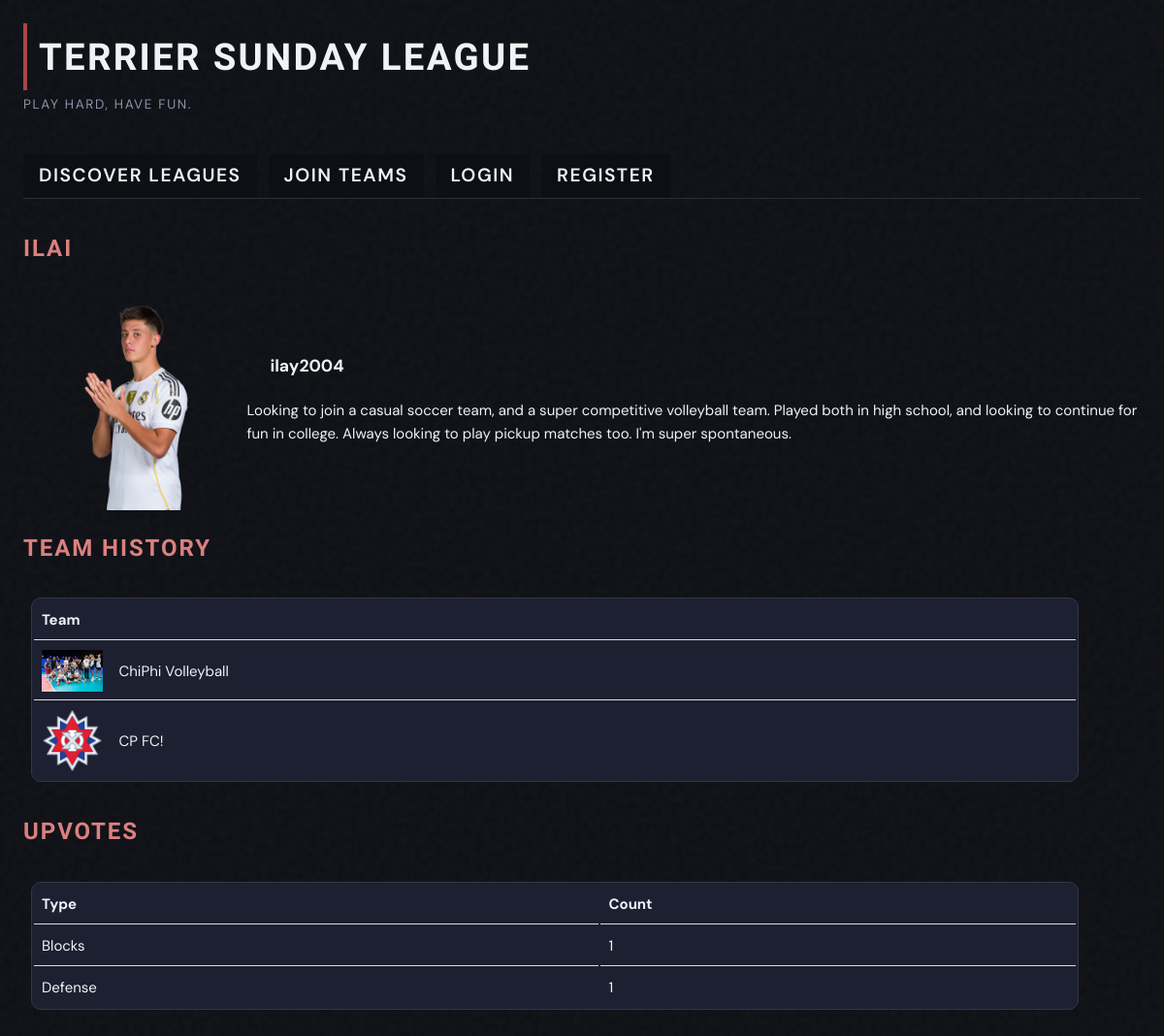
Page /sundayleague/profile/1 on the committed database.
### SundayLeague/models.py (models this page shows, shortened)
class SLProfile(models.Model):
  user = models.OneToOneField(User, on_delete=models.CASCADE)
  bio = models.TextField(blank=True)
  profile_picture = models.ImageField()
  def getImageUrl(self):
    if self.profile_picture:
      return self.profile_picture.url
    else:
      return ''
  def getTeams(self):
    return Team.objects.filter(teammember__user=self.user)
  def getUpvotes(self):
    upvotes = Upvote.objects.filter(receiving_user = self.user)
    return upvotes

class Team(models.Model):
  team_admin = models.ForeignKey(User, on_delete=models.CASCADE) # Controls team settings and can add new members
  name = models.TextField()
  leagues = models.ManyToManyField(League, related_name="teams")
  picture = models.ImageField(default=None, blank=True, null=True)
  discoverable = models.BooleanField(default=True)
  bio = models.TextField(blank=True, null=True)
  def getImageUrl(self):
    if self.picture:
      return self.picture.url
    else:
      return ''

### SundayLeague/views.py (the view)
# urls.py: path('profile/<int:pk>', ProfileDetail.as_view(), name='detail_profile'),
class ProfileDetail(DetailView):
  model=SLProfile
  template_name='SundayLeague/detail_profile.html'
  content_object_name='profile'
  """Insert some logic:
  -Get all the teams they've ever been on
  -Collect all upvotes tied to this user (graphing can come at a way later update)
  """
  def get_context_data(self, **kwargs):
    context = super().get_context_data(**kwargs)
    profile = self.object
    context['profile'] = profile
    upvotes = (
        profile.getUpvotes()
        .values('vote_type')
        .annotate(count=Count('id'))
        .order_by()  # removes default ordering noise
    )
    choice_map = dict(Upvote.UPVOTE_TYPES)
    for row in upvotes:
        row['label'] = choice_map[row['vote_type']]
    context["upvotes"] = upvotes
    context["teams"] = profile.getTeams()
    context['is_teammate'] = False
    if self.request.user.is_authenticated:
      viewing_profile = get_object_or_404(SLProfile, user=self.request.user)
      print("Viewing profile",viewing_profile)
      context['is_teammate'] = profile.isTeamMate(viewing_profile)
    return context

### SundayLeague/templates/SundayLeague/detail_profile.html (shortened to what this page needs)
{% extends 'SundayLeague/base.html' %}
{% block content %}
  {% if profile %}
    <div class="profile-info-container">
      <div class="profile-row">
        <h2>{{profile.user.first_name}}</h2>
      </div>
      <div class="profile-row">
         <img src="{{profile.getImageUrl}}" class="user-main-pfp">
        <div>
            <h3>{{profile.user.username}}</h3>
            <p>{{profile.bio}}</p>
        </div>
      </div>
    </div>
  {% endif %}
  <h2>Team History</h2>
  {% if teams|length > 0 %}
    <table class="team-table">
      <tr>
        <th>Team</th>
      </tr>
      {% for team in teams %}
      <tr>
        <td>
          <a href="{% url 'detail_team' team.pk %}">
           {% if team.picture %}
            <img src="{{ team.getImageUrl }}" class="team-pfp">
          {% else %}
            <p class="team-pfp">❓</p>
          {% endif %}
          <p>{{ team.name }}</p>
          </a>
        </td>
      </tr>
      {% endfor %}
    </table>
  {% endif %}
  <h2>Upvotes</h2>
  {% if upvotes|length > 0 %}
  <table class="team-table">
    <tr>
      <th>Type</th>
      <th>Count</th>
    </tr>
    {% for row in upvotes %}
      <tr>
        <td>{{ row.label }}</td>
        <td>{{ row.count }}</td>
      </tr>
    {% endfor %}
  </table>
  {% else %}
  <p>No upvotes yet. Team members can reward your with compliments on your skills after a match!</p>
  {% endif %}
{% endblock %}

### static/sundayleague.css (style rules this page uses)
:root { --bg-base: #0d0f14; --bg-card: #1c2030; --border-subtle: #2a2f3d; --border-card: #323748; --accent-green: #AA4545; --accent-amber: #DB8080; --accent-sky: #3ab8f5; --text-primary: #f0f2f8; --text-secondary: #8b93a8; --text-secondary-light: #f0f2f8; --text-dim: #555d72; --card-shadow: 0 4px 24px rgba(0,0,0,0.45); --glow-green: 0 0 12px rgba(57,232,122,0.25); --glow-amber: 0 0 12px rgba(245,166,35,0.22); }
*, *::before, *::after { box-sizing: border-box; margin: 0; padding: 0; }
h2 { font-family: 'Barlow Condensed', sans-serif; font-size: 1.5rem; font-weight: 600; letter-spacing: 0.08em; text-transform: uppercase; color: var(--accent-amber); margin: 0 1.5rem 1.25rem; }
h3 { margin: 0 1.5rem 1.25rem; }
.team-pfp { width: 6%; height: auto; margin-right: 1rem; font-size: 1.35rem; font-weight: 700; }
table { background: var(--bg-card); border: 1px solid var(--border-card); border-radius: 10px; }
th, td { padding: 10px; }
.team-table { margin: 2rem; width: 90%; }
.team-table th, td, tr { border-bottom: 1px solid #ddd; padding: 8px; text-align: left; height: 10%; }
tr:first-child { border-bottom: none; }
tr:last-child td { border-bottom: none; }
.team-table td a { display: flex; flex-direction: row; align-items: center; }
.user-main-pfp { width:20%; height: auto; }
a:link { text-decoration: none; color: var(--text-secondary-bright);; }
.profile-info-container { justify-content: center; }
.profile-row { display: flex; flex-direction: row; align-items: center; margin: 0 1.5rem 1.25rem; }
.profile-row h2 { margin: 0; }

### rows in the picture
SLProfile: user.first_name "ILAI", getImageUrl (picture), user.username "ilay2004", bio "Looking to join a casual soccer team, and a super competitive volleyball team. Played both in high school, and looking to continue for fun in college. Always looking to play pickup matches too. I'm super spontaneous."
Team: getImageUrl (picture), name "ChiPhi Volleyball"
Team: getImageUrl (picture), name "CP FC!"

### other values in the picture
{{ row.label }} "Blocks" "Defense"
{{ row.count }} "1" "1"
